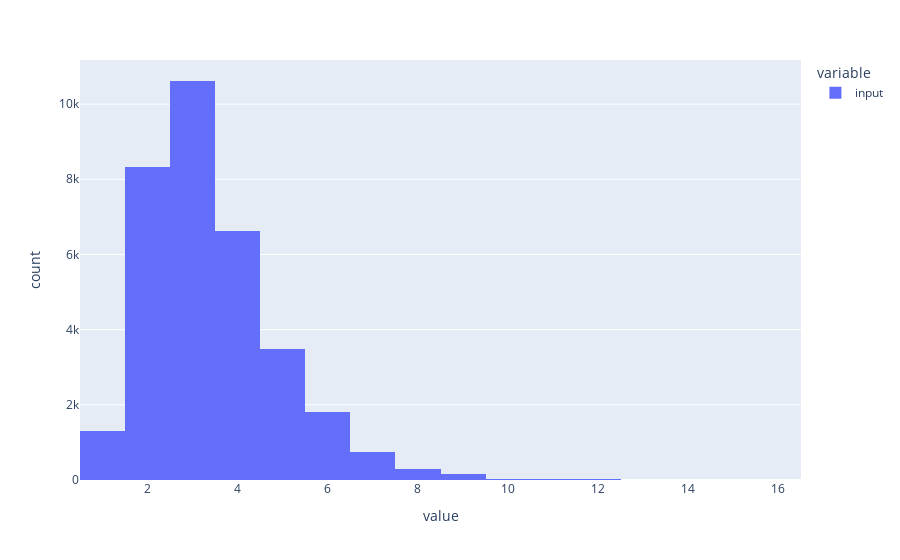

Write notebook code for a chart like this one.
### Code cell
px.histogram(job_lengths)

### Figure 1 — Plotly figure (JSON) as saved in the notebook; plotly's stock layout.template omitted (floating-point values rounded to 4 significant figures; data arrays with more than 128 entries replaced by an {"elided": "..."} marker saying what was removed)
{"data": [{"alignmentgroup": "True", "bingroup": "x", "hovertemplate": "variable=input<br>value=%{x}<br>count=%{y}<extra></extra>", "legendgroup": "input", "marker": {"color": "#636efa"}, "name": "input", "offsetgroup": "input", "orientation": "v", "showlegend": true, "type": "histogram", "x": {"elided": "33432 int values"}, "xaxis": "x", "yaxis": "y"}], "layout": {"barmode": "relative", "legend": {"title": {"text": "variable"}, "tracegroupgap": 0}, "margin": {"t": 60}, "xaxis": {"anchor": "y", "domain": [0, 1], "title": {"text": "value"}}, "yaxis": {"anchor": "x", "domain": [0, 1], "title": {"text": "count"}}}}
